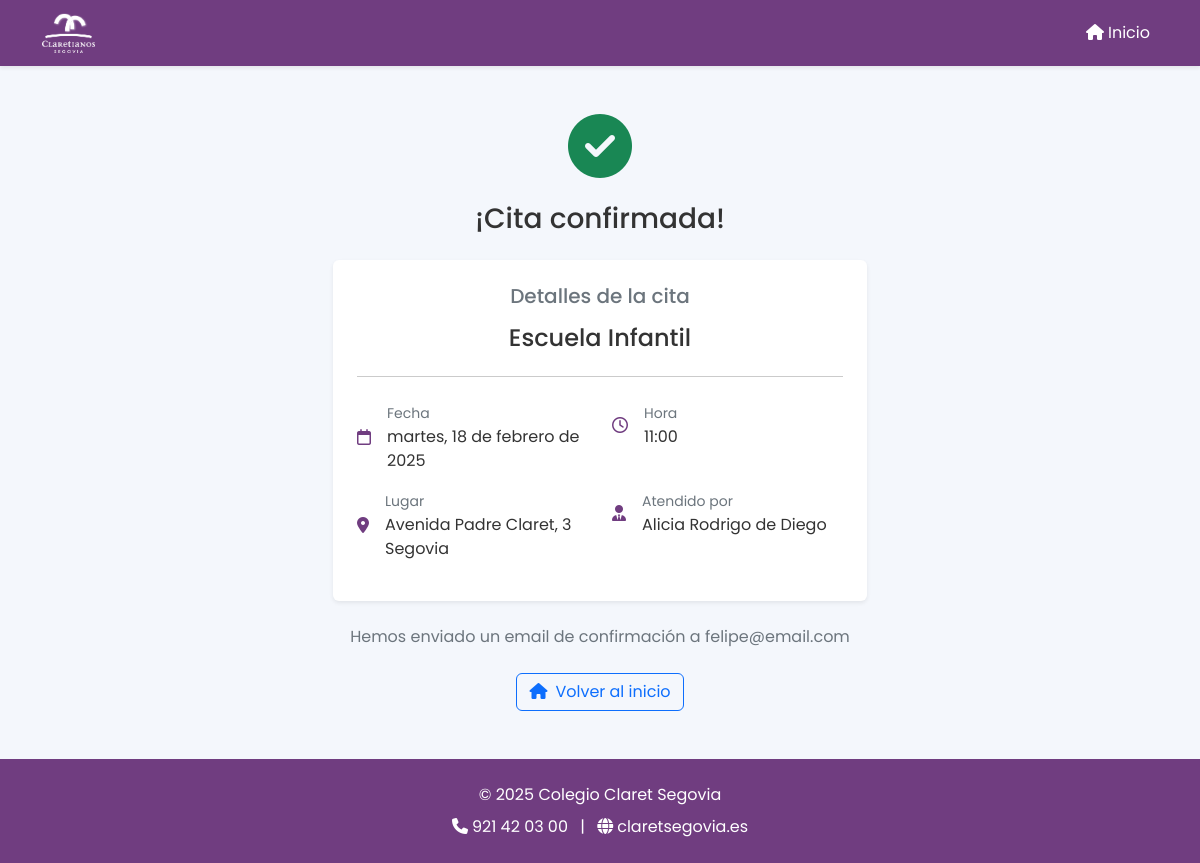
The app's page /appointment/71/confirmation/ with its own data.
### visits/models.py (models this page shows, shortened)
class Appointment(models.Model):
    STATUS_CHOICES = [
        ('pending', 'Pendiente'),
        ('completed', 'Realizada'),
        ('cancelled', 'Cancelada')
    ]
    stage = models.ForeignKey(SchoolStage, on_delete=models.CASCADE)
    staff = models.ForeignKey(StaffProfile, on_delete=models.CASCADE)
    visitor_name = models.CharField(max_length=200)
    visitor_email = models.EmailField()
    visitor_phone = models.CharField(max_length=20)
    date = models.DateTimeField()
    duration = models.PositiveIntegerField(default=60)  # Duración en minutos
    created_at = models.DateTimeField(auto_now_add=True)
    comments = models.TextField(blank=True, null=True)
    status = models.CharField(
        max_length=20,
        choices=STATUS_CHOICES,
        default='pending'
    )
    notes = models.TextField(blank=True, help_text="Notas internas del profesor")
    follow_up_date = models.DateField(null=True, blank=True, help_text="Fecha de seguimiento")
    reminder_sent = models.BooleanField(default=False)
    class Meta:
        ordering = ['-date']
        indexes = [
            models.Index(fields=['date']),
            models.Index(fields=['staff', 'date']),
            models.Index(fields=['status']),
        ]

class SchoolStage(models.Model):
    name = models.CharField(max_length=100)
    description = models.TextField()

class StaffProfile(models.Model):
    user = models.OneToOneField(User, on_delete=models.CASCADE)
    allowed_stages = models.ManyToManyField(SchoolStage)
    notify_new_appointment = models.BooleanField(default=True)
    notify_reminder = models.BooleanField(default=True)
    def __str__(self):
        return self.user.get_full_name()

### visits/views.py (the view)
class AppointmentConfirmationView(TemplateView):
    template_name = 'visits/appointment_confirmation.html'
    def get_context_data(self, **kwargs):
        context = super().get_context_data(**kwargs)
        appointment_id = kwargs.get('appointment_id')
        appointment = get_object_or_404(
            Appointment.objects.select_related('stage', 'staff', 'staff__user'),
            id=appointment_id
        )
        context.update({
            'appointment': appointment,
            'staff_name': appointment.staff.user.get_full_name(),
            'stage_name': appointment.stage.name,
            'date': appointment.date.strftime('%d/%m/%Y'),
            'time': appointment.date.strftime('%H:%M'),
            'duration': appointment.duration
        })
        return context

### visits/templates/visits/appointment_confirmation.html (shortened to what this page needs)
{% extends 'base.html' %}
{% block content %}
<div class="container-fluid px-4 py-5">
    <div class="row justify-content-center">
        <div class="col-md-6 text-center">
            <div class="success-icon mb-4">
                <i class="fas fa-check-circle text-success" style="font-size: 4rem;"></i>
            </div>
            <h1 class="h3 mb-4">¡Cita confirmada!</h1>
            <div class="card border-0 shadow-sm mb-4">
                <div class="card-body p-4">
                    <div class="mb-4">
                        <h5 class="text-secondary mb-3">Detalles de la cita</h5>
                        <p class="h4 mb-0">{{ appointment.stage.name }}</p>
                    </div>
                    <hr class="my-4">
                    <div class="row text-start">
                        <div class="col-md-6 mb-3">
                            <div class="d-flex align-items-center">
                                <i class="far fa-calendar text-primary me-3"></i>
                                <div>
                                    <small class="text-secondary">Fecha</small>
                                    <p class="mb-0">{{ appointment.date|date:"l, j \d\e F \d\e Y" }}</p>
                                </div>
                            </div>
                        </div>
                        <div class="col-md-6 mb-3">
                            <div class="d-flex align-items-center">
                                <i class="far fa-clock text-primary me-3"></i>
                                <div>
                                    <small class="text-secondary">Hora</small>
                                    <p class="mb-0">{{ appointment.date|time:"H:i" }}</p>
                                </div>
                            </div>
                        </div>
                        <div class="col-md-6 mb-3">
                            <div class="d-flex align-items-center">
                                <i class="fas fa-map-marker-alt text-primary me-3"></i>
                                <div>
                                    <small class="text-secondary">Lugar</small>
                                    <p class="mb-0">Avenida Padre Claret, 3<br>Segovia</p>
                                </div>
                            </div>
                        </div>
                        <div class="col-md-6">
                            <div class="d-flex align-items-center">
                                <i class="fas fa-user-tie text-primary me-3"></i>
                                <div>
                                    <small class="text-secondary">Atendido por</small>
                                    <p class="mb-0">{{ appointment.staff }}</p>
                                </div>
                            </div>
                        </div>
                    </div>
                </div>
            </div>
            <p class="text-secondary mb-4">
                Hemos enviado un email de confirmación a {{ appointment.visitor_email }}
            </p>
            <a href="{% url 'public_booking' %}" class="btn btn-outline-primary">
                <i class="fas fa-home me-2"></i>Volver al inicio
            </a>
        </div>
    </div>
</div>
{% endblock %}

### visits/templates/base.html (style rules this page uses)
:root { --claret-purple: #703D80; --claret-purple-dark: #5A3166; --claret-yellow: #F3BF4D; --bs-primary: var(--claret-purple); --bs-primary-rgb: 112, 61, 128; --bs-body-font-family: 'Poppins', sans-serif; --bs-body-color: #333; --bs-link-color: var(--claret-purple); --bs-link-hover-color: var(--claret-purple-dark); --bs-light: #f4f7fc; }
body { background-color: var(--bs-light); display: flex; flex-direction: column; min-height: 100vh; }

### visits/templates/visits/appointment_confirmation.html (style rules this page uses)
.container-fluid { max-width: 1140px; }

### records on screen
Appointment: stage.name "Escuela Infantil", date "martes, 18 de febrero de 2025", date "11:00", staff "Alicia Rodrigo de Diego", visitor_email "felipe@email.com"
